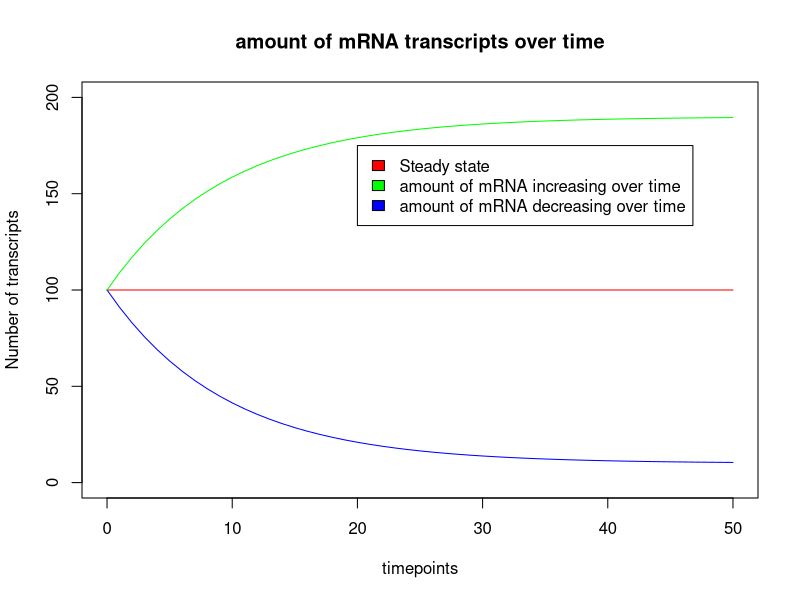

The R source for this figure:
## ---- chunk 1
knitr::opts_chunk$set(echo = TRUE)
## ---- chunk 2
library(deSolve)



# define model 
mRNA.dynamic <- function(t,R,parms){
  with(as.list(c(parms)),{
         dR <- -r*R + m
         return(list(c(dR)))
       }
       )
}
parameters <- c(r = 0.1, m = 100)
#initial state
state <- c(R = 100)

#define time sequence you want to run the model
times <- seq(0, 50,  by = 1)

parameters.increase <- c(r = 0.1, m = 19)
parameters.steady <- c(r = 0.1, m = 10)
parameters.decrease <- c(r = 0.1, m = 1)

# run simulation using continuous approach
out.increase  <- ode(times = times, y = state, parms = parameters.increase, func = mRNA.dynamic, method = "euler")
out.steady <- ode(times = times, y = state, parms = parameters.steady, func = mRNA.dynamic, method = "euler")
out.decrease <- ode(times = times, y = state, parms = parameters.decrease, func = mRNA.dynamic, method = "euler")

plot(out.steady, col = "red", ylim = c(0, 200), main = "amount of mRNA transcripts over time", ylab = "Number of transcripts", xlab = "timepoints")
lines(out.decrease, col = "blue")
lines(out.increase, col = "green")

legend(20, 175, legend=c("Steady state", "amount of mRNA increasing over time", "amount of mRNA decreasing over time"), fill = c("red", "green", "blue"))
